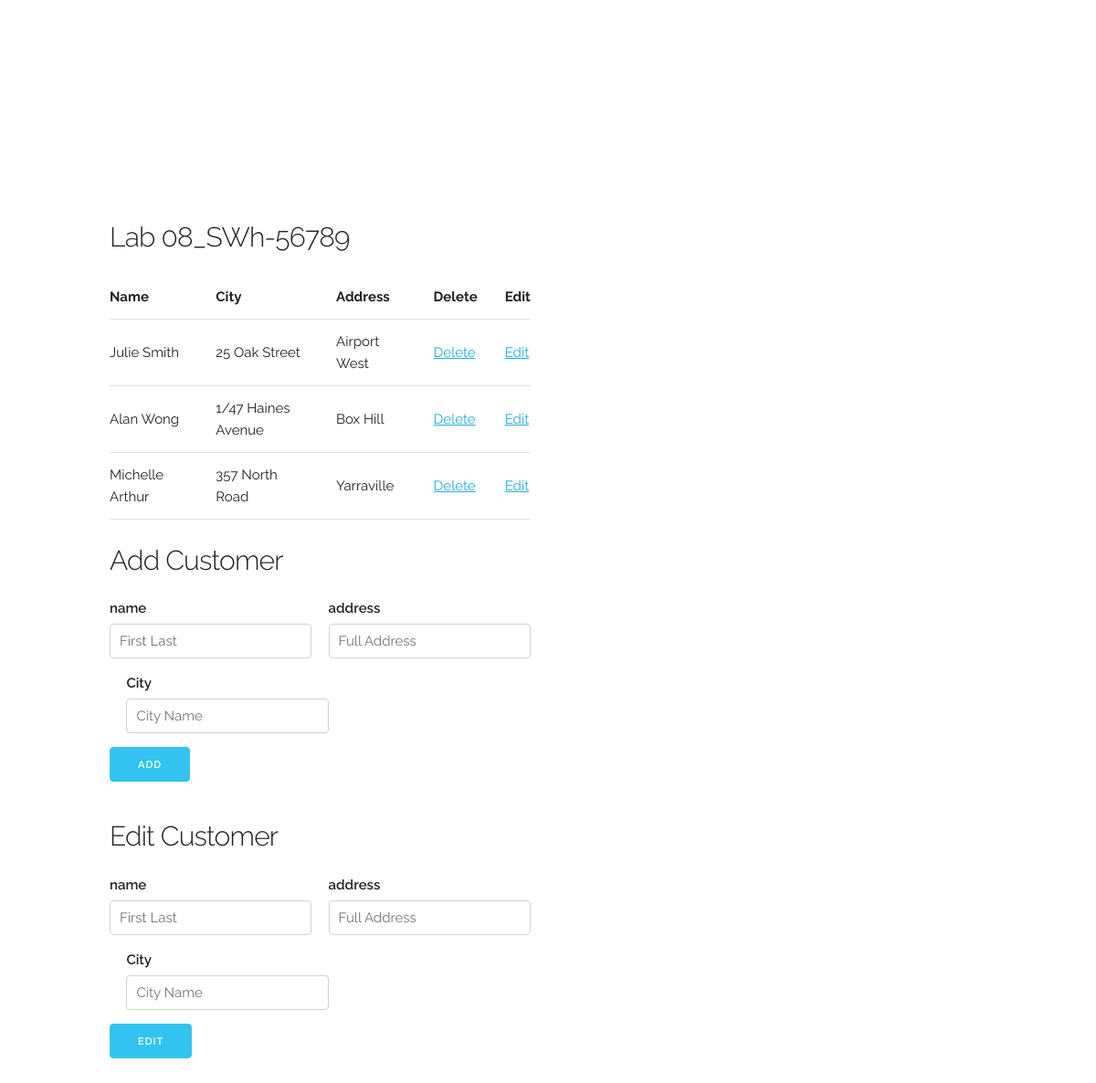
Screenshot of /Lab08 Demo Code/Lab 08 Demo Code/Lab08_SWh56789.php?action=edit&id=1 with the database file from the repository.
### tables this page shows
CREATE TABLE Customers
( CustomerID INT UNSIGNED NOT NULL AUTO_INCREMENT PRIMARY KEY,
  Name CHAR(50) NOT NULL,
  Address CHAR(100) not null,
  City CHAR(30) not null
);

### Lab08 Demo Code/Lab 08 Demo Code/inc/Utility/PDOAgent.class.php (called while the page is built, shortened)
<?php
class PDOAgent    {
    private $host = DB_HOST;
    private $user = DB_USER;
    private $pass = DB_PASS;
    private $dbname = DB_NAME;
    private $className;
    private $pdo;
    private $stmt;
    public function __construct(String $className)    {
        $this->className = $className;
        $dsn = 'mysql:host=' . $this->host . ';dbname=' . $this->dbname;
        $options = array(
            PDO::ATTR_PERSISTENT => true,
            PDO::ATTR_ERRMODE => PDO::ERRMODE_EXCEPTION
            );
        try {
            $this->pdo = new PDO($dsn, $this->user, $this->pass, $options);
        } catch (PDOException $e) {
            $this->error = $e->getMessage();
        }
    }
    public function query(string $query) {
            $this->stmt = $this->pdo->prepare($query);
    }
    public function execute($data = null)   {
        if (is_null($data)) {
            return $this->stmt->execute();
        } else {
            return $this->stmt->execute($data);
        }
    }
    public function resultSet(){
        $this->execute();
        return $this->stmt->fetchAll(PDO::FETCH_CLASS, $this->className);
    }
}
?>

### Lab08 Demo Code/Lab 08 Demo Code/inc/Utility/CustomerMapper.class.php (called while the page is built, shortened)
<?php
class CustomerMapper    {
    private static $db;
    static function initialize(string $className)    {
        self::$db = new PDOAgent($className);
    }
    static function getCustomers(): Array   {
        $selectAll = "SELECT * FROM Customers;";
        self::$db->query($selectAll);
        self::$db->execute();
        return self::$db->resultset();
    }
}
?>

### Lab08 Demo Code/Lab 08 Demo Code/inc/Entities/Customer.class.php (called while the page is built, shortened)
<?php
class Customer  {
    private $CustomerID;
    private $Name;
    private $Address;
    private $City;
    function getName(): String {
        return $this->Name;
    }
    function getAddress(): String {
        return $this->Address;
    }
    function getCity(): String  {
        return $this->City;
    }
    function getCustomerID(){
        return $this->CustomerID;
    }
}
?>

### Lab08 Demo Code/Lab 08 Demo Code/inc/Utility/Page.class.php (the view, shortened to what this page needs)
<?php
class Page  {
    public static $title = "Set Title!";
    static function header()    { ?>
        <!DOCTYPE html>
        <html lang="en">
        <head>
            <link rel="stylesheet" href="css/normalize.css">
            <link rel="stylesheet" href="css/skeleton.css">
        </head>
        <body>
            <div class="container">
                <div class="row">
                    <div class="one-half column" style="margin-top: 25%">
                        <h4><?php echo self::$title; ?></h4>
    <?php }
    static function footer()    { ?>
            </div>
        </div>
        </div>
        </body>
        </html>
    <?php }
    static function editCustomer($id)
    {?>
        <h4>Edit Customer</h4>
        <form method="POST" ACTION="<?php echo $_SERVER["PHP_SELF"]; ?>">
        <div class="row">
        <div class="six columns">
        <label for="name">name</label>
        <input class="u-full-width" type="TEXT" placeholder="First Last" id="name" NAME="editname">
        </div>
        <div class="six columns">
        <label for="name">address</label>
        <input class="u-full-width" type="TEXT" placeholder="Full Address" id="address" NAME="editaddress">
        </div>
        <div class="six columns">
        <label for="name">City</label>
        <input class="u-full-width" type="TEXT" placeholder="City Name" id="city" NAME="editcity">
        </div>
    </div>
    <input class="button-primary" type="submit" name="submit" value="Edit">
    </form>
    <?php }
    static function listCustomers($customerData) {
        echo '<table class="u-full-width">
        <thead>
          <tr>
            <th>Name</th>
            <th>City</th>
            <th>Address</th>
            <th>Delete</th>
            <th>Edit</th>
          </tr>
        </thead>
        <tbody>';
        foreach ($customerData as $customer)  {
            echo '<TR>';
            echo '<TD>'.$customer->getName().'</TD>';
            echo '<TD>'.$customer->getAddress().'</TD>';
            echo '<TD>'.$customer->getCity().'</TD>';
            echo '<TD><A HREF="'.$_SERVER["PHP_SELF"].'?action=delete&id='.$customer->getCustomerID().'">Delete</A></TD>';
            echo '<TD><A HREF="'.$_SERVER["PHP_SELF"].'?action=edit&id='.$customer->getCustomerID().'">Edit</A></TD>';
            echo '</TR>';
        }
         echo '</tbody>
      </table>';
    }
    static function addCustomer()   { ?>
    <h4>Add Customer</h4>
    <form method="POST" ACTION="<?php echo $_SERVER["PHP_SELF"]; ?>">
    <div class="row">
        <div class="six columns">
        <label for="name">name</label>
        <input class="u-full-width" type="TEXT" placeholder="First Last" id="name" NAME="name">
        </div>
        <div class="six columns">
        <label for="name">address</label>
        <input class="u-full-width" type="TEXT" placeholder="Full Address" id="address" NAME="address">
        </div>
        <div class="six columns">
        <label for="name">City</label>
        <input class="u-full-width" type="TEXT" placeholder="City Name" id="city" NAME="city">
        </div>
    </div>
    <input class="button-primary" type="submit" name="submit" value="Add">
    </form>
    <?php }
}

### Lab08 Demo Code/Lab 08 Demo Code/css/skeleton.css (style rules this page uses)
.container { position: relative; width: 100%; max-width: 960px; margin: 0 auto; padding: 0 20px; box-sizing: border-box; }
.column, .columns { width: 100%; float: left; box-sizing: border-box; }
@media (min-width: 400px) { .container { width: 85%; padding: 0; } }
@media (min-width: 550px) { .container { width: 80%; } }
@media (min-width: 550px) { .column, .columns { margin-left: 4%; } }
@media (min-width: 550px) { .column:first-child, .columns:first-child { margin-left: 0; } }
@media (min-width: 550px) { .six.columns { width: 48%; } }
@media (min-width: 550px) { .one-half.column { width: 48%; } }
html { font-size: 62.5%; }
body { font-size: 1.5em; line-height: 1.6; font-weight: 400; font-family: "Raleway", "HelveticaNeue", "Helvetica Neue", Helvetica, Arial, sans-serif; color: #222; }
h1, h2, h3, h4, h5, h6 { margin-top: 0; margin-bottom: 2rem; font-weight: 300; }
h4 { font-size: 2.4rem; line-height: 1.35; letter-spacing: -.08rem; }
@media (min-width: 550px) { h4 { font-size: 3.0rem; } }
a { color: #1EAEDB; }
.button, button, input[type="submit"], input[type="reset"], input[type="button"] { display: inline-block; height: 38px; padding: 0 30px; color: #555; text-align: center; font-size: 11px; font-weight: 600; line-height: 38px; letter-spacing: .1rem; text-transform: uppercase; text-decoration: none; white-space: nowrap; background-color: transparent; border-radius: 4px; border: 1px solid #bbb; cursor: pointer; box-sizing: border-box; }
.button.button-primary, button.button-primary, input[type="submit"].button-primary, input[type="reset"].button-primary, input[type="button"].button-primary { color: #FFF; background-color: #33C3F0; border-color: #33C3F0; }
input[type="email"], input[type="number"], input[type="search"], input[type="text"], input[type="tel"], input[type="url"], input[type="password"], textarea, select { height: 38px; padding: 6px 10px; background-color: #fff; border: 1px solid #D1D1D1; border-radius: 4px; box-shadow: none; box-sizing: border-box; }
input[type="email"], input[type="number"], input[type="search"], input[type="text"], input[type="tel"], input[type="url"], input[type="password"], textarea { -webkit-appearance: none; -moz-appearance: none; appearance: none; }
label, legend { display: block; margin-bottom: .5rem; font-weight: 600; }
th, td { padding: 12px 15px; text-align: left; border-bottom: 1px solid #E1E1E1; }
th:first-child, td:first-child { padding-left: 0; }
th:last-child, td:last-child { padding-right: 0; }
input, textarea, select, fieldset { margin-bottom: 1.5rem; }
pre, blockquote, dl, figure, table, p, ul, ol, form { margin-bottom: 2.5rem; }
.u-full-width { width: 100%; box-sizing: border-box; }
.container:after, .row:after, .u-cf { content: ""; display: table; clear: both; }

### rows the page displays
customers: Name "Julie Smith", Address "25 Oak Street", City "Airport West"
customers: Name "Alan Wong", Address "1/47 Haines Avenue", City "Box Hill"
customers: Name "Michelle Arthur", Address "357 North Road", City "Yarraville"

### other values shown
self::$title "Lab 08_SWh-56789"
